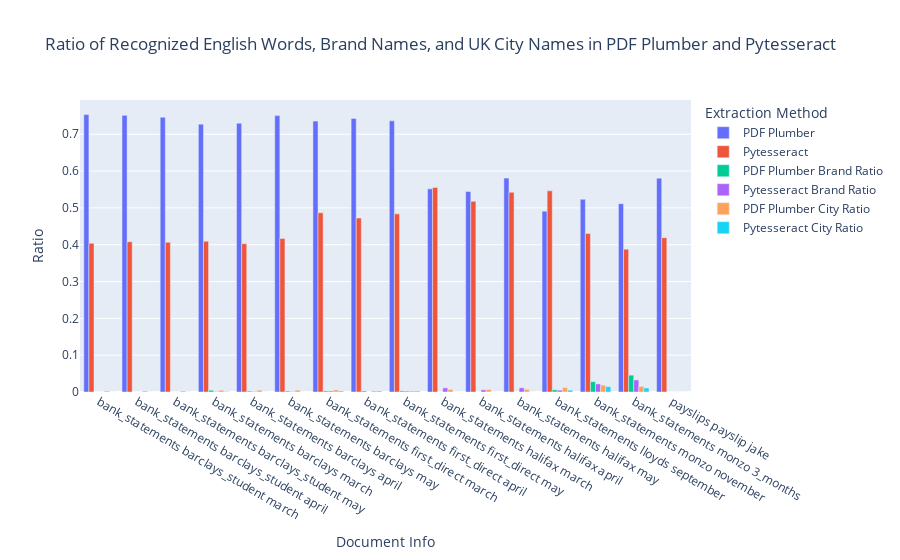

Notebook source saved alongside this figure:
### Code cell
import json

import numpy as np
import plotly.express as px
import pandas as pd
from nltk.corpus import words
import re

# Ensure the words corpus is downloaded
import nltk
nltk.download('words')

# Create a set of English words for recognition
english_words = set(words.words())

# Define a set of known brand names
brand_names = {
    "tesco", "costa", "paddy", "sainsburys", "nike", "starbucks", "mcdonalds", "apple", "amazon", "google", "adidas"
}

# Define a set of known UK city names
uk_city_names = {
    "london", "manchester", "birmingham", "leeds", "glasgow", "sheffield", "bristol", "coventry", "nottingham", "cardiff",
    "edinburgh", "liverpool", "newcastle", "southampton", "brighton", "derby", "oxford", "cambridge", "plymouth", "stoke"
}

config = {
    "bank_statements": {
        "barclays_student": {
            "identifiers": ["march", "april", "may"],
            "extraction_method": "pdf_plumber"
        },
        "barclays": {
            "identifiers": ["march", "april", "may"],
            "extraction_method": "pdf_plumber"
        },
        "first_direct": {
            "identifiers": ["march", "april", "may"],
            "extraction_method": "pdf_plumber"
        },
        "halifax": {
            "identifiers": ["march", "april", "may"],
            "extraction_method": "pytesseract"
        },
        "lloyds": {
            "identifiers": ["september"],
            "extraction_method": "pytesseract"
        },
        "monzo": {
            "identifiers": ["november", "3_months"],
            "extraction_method": "pdf_plumber"
        },
    },
    "payslips": {
        "payslip": {
            "identifiers": ["jake"],
            "extraction_method": "pdf_plumber"
        },
    },
}

results = []

# Loop through each document type and its templates and identifiers
for document_type, templates_and_identifiers in config.items():
    for template_name, identifiers in templates_and_identifiers.items():
        for identifier in identifiers["identifiers"]:
            # Load the response.json file
            file_path = f"text_extraction/{document_type}/{template_name}/{template_name}_{identifier}/response.json"
            with open(file_path, "r") as file:
                data = json.load(file)

            # Split the text data into words and remove non-word characters, ensuring all characters are alphabetic
            pytesseract_words = set(re.sub(r'\W+', '', word).lower() for text in data["pytesseract"] for word in text.split() if word.isalpha())
            pdf_plumber_words = set(re.sub(r'\W+', '', word).lower() for text in data["pdf_plumber"] for word in text.split() if word.isalpha())

            # Calculate the number of recognized English words in pdf_plumber
            recognized_pdf_plumber_words = pdf_plumber_words.intersection(english_words)
            pdf_plumber_recognized_count = len(recognized_pdf_plumber_words)

            # Calculate the number of recognized English words in pytesseract
            recognized_pytesseract_words = pytesseract_words.intersection(english_words)
            pytesseract_recognized_count = len(recognized_pytesseract_words)

            # Calculate the number of recognized brand names in pdf_plumber
            recognized_pdf_plumber_brands = pdf_plumber_words.intersection(brand_names)
            pdf_plumber_brand_count = len(recognized_pdf_plumber_brands)

            # Calculate the number of recognized brand names in pytesseract
            recognized_pytesseract_brands = pytesseract_words.intersection(brand_names)
            pytesseract_brand_count = len(recognized_pytesseract_brands)

            # Calculate the number of recognized UK city names in pdf_plumber
            recognized_pdf_plumber_cities = pdf_plumber_words.intersection(uk_city_names)
            pdf_plumber_city_count = len(recognized_pdf_plumber_cities)

            # Calculate the number of recognized UK city names in pytesseract
            recognized_pytesseract_cities = pytesseract_words.intersection(uk_city_names)
            pytesseract_city_count = len(recognized_pytesseract_cities)

            words_data = {
                "pdf_plumber_words": list(pdf_plumber_words),
                "pytesseract_words": list(pytesseract_words),
                "pdf_plumber_recognized_count": pdf_plumber_recognized_count,
                "pytesseract_recognized_count": pytesseract_recognized_count,
                "pdf_plumber_brand_count": pdf_plumber_brand_count,
                "pytesseract_brand_count": pytesseract_brand_count,
                "pdf_plumber_city_count": pdf_plumber_city_count,
                "pytesseract_city_count": pytesseract_city_count,
            }

            words_file_path = f"text_extraction/{document_type}/{template_name}/{template_name}_{identifier}/words.json"
            with open(words_file_path, "w") as words_file:
                json.dump(words_data, words_file, indent=4)

            # Calculate the ratio of recognized words to total words for comparison
            pdf_plumber_ratio = pdf_plumber_recognized_count / len(pdf_plumber_words) if pdf_plumber_words else 0
            pytesseract_ratio = pytesseract_recognized_count / len(pytesseract_words) if pytesseract_words else 0

            # Calculate the ratio of recognized brand names to total words for comparison
            pdf_plumber_brand_ratio = pdf_plumber_brand_count / len(pdf_plumber_words) if pdf_plumber_words else 0
            pytesseract_brand_ratio = pytesseract_brand_count / len(pytesseract_words) if pytesseract_words else 0

            # Calculate the ratio of recognized city names to total words for comparison
            pdf_plumber_city_ratio = pdf_plumber_city_count / len(pdf_plumber_words) if pdf_plumber_words else 0
            pytesseract_city_ratio = pytesseract_city_count / len(pytesseract_words) if pytesseract_words else 0

            results.append([pdf_plumber_ratio, pytesseract_ratio, pdf_plumber_brand_ratio, pytesseract_brand_ratio, pdf_plumber_city_ratio, pytesseract_city_ratio, f"{document_type} {template_name} {identifier}"])

# Create a DataFrame for Plotly
results_df = pd.DataFrame(results, columns=['PDF Plumber', 'Pytesseract', 'PDF Plumber Brand Ratio', 'Pytesseract Brand Ratio', 'PDF Plumber City Ratio', 'Pytesseract City Ratio', 'Document Info'])

# Create a Plotly bar chart
fig = px.bar(results_df, 
             x='Document Info', 
             y=['PDF Plumber', 'Pytesseract', 'PDF Plumber Brand Ratio', 'Pytesseract Brand Ratio', 'PDF Plumber City Ratio', 'Pytesseract City Ratio'], 
             title='Ratio of Recognized English Words, Brand Names, and UK City Names in PDF Plumber and Pytesseract',
             labels={'value': 'Ratio', 'variable': 'Extraction Method'},
             barmode='group')

fig.show()

### Figure 1 — Plotly figure (JSON) as saved in the notebook; plotly's stock layout.template omitted (floating-point values rounded to 4 significant figures)
{"data": [{"alignmentgroup": "True", "hovertemplate": "Extraction Method=PDF Plumber<br>Document Info=%{x}<br>Ratio=%{y}<extra></extra>", "legendgroup": "PDF Plumber", "marker": {"color": "#636efa", "pattern": {"shape": ""}}, "name": "PDF Plumber", "offsetgroup": "PDF Plumber", "orientation": "v", "showlegend": true, "textposition": "auto", "type": "bar", "x": ["bank_statements barclays_student march", "bank_statements barclays_student april", "bank_statements barclays_student may", "bank_statements barclays march", "bank_statements barclays april", "bank_statements barclays may", "bank_statements first_direct march", "bank_statements first_direct april", "bank_statements first_direct may", "bank_statements halifax march", "bank_statements halifax april", "bank_statements halifax may", "bank_statements lloyds september", "bank_statements monzo november", "bank_statements monzo 3_months", "payslips payslip jake"], "xaxis": "x", "y": [0.7534, 0.7513, 0.746, 0.7275, 0.7302, 0.7506, 0.7358, 0.7429, 0.7364, 0.5517, 0.5448, 0.5809, 0.4911, 0.5234, 0.5115, 0.5806], "yaxis": "y"}, {"alignmentgroup": "True", "hovertemplate": "Extraction Method=Pytesseract<br>Document Info=%{x}<br>Ratio=%{y}<extra></extra>", "legendgroup": "Pytesseract", "marker": {"color": "#EF553B", "pattern": {"shape": ""}}, "name": "Pytesseract", "offsetgroup": "Pytesseract", "orientation": "v", "showlegend": true, "textposition": "auto", "type": "bar", "x": ["bank_statements barclays_student march", "bank_statements barclays_student april", "bank_statements barclays_student may", "bank_statements barclays march", "bank_statements barclays april", "bank_statements barclays may", "bank_statements first_direct march", "bank_statements first_direct april", "bank_statements first_direct may", "bank_statements halifax march", "bank_statements halifax april", "bank_statements halifax may", "bank_statements lloyds september", "bank_statements monzo november", "bank_statements monzo 3_months", "payslips payslip jake"], "xaxis": "x", "y": [0.4039, 0.4081, 0.4067, 0.4097, 0.4027, 0.4168, 0.4866, 0.4723, 0.4838, 0.5556, 0.5179, 0.5424, 0.5463, 0.4307, 0.388, 0.4192], "yaxis": "y"}, {"alignmentgroup": "True", "hovertemplate": "Extraction Method=PDF Plumber Brand Ratio<br>Document Info=%{x}<br>Ratio=%{y}<extra></extra>", "legendgroup": "PDF Plumber Brand Ratio", "marker": {"color": "#00cc96", "pattern": {"shape": ""}}, "name": "PDF Plumber Brand Ratio", "offsetgroup": "PDF Plumber Brand Ratio", "orientation": "v", "showlegend": true, "textposition": "auto", "type": "bar", "x": ["bank_statements barclays_student march", "bank_statements barclays_student april", "bank_statements barclays_student may", "bank_statements barclays march", "bank_statements barclays april", "bank_statements barclays may", "bank_statements first_direct march", "bank_statements first_direct april", "bank_statements first_direct may", "bank_statements halifax march", "bank_statements halifax april", "bank_statements halifax may", "bank_statements lloyds september", "bank_statements monzo november", "bank_statements monzo 3_months", "payslips payslip jake"], "xaxis": "x", "y": [0, 0, 0, 0.004739, 0.002475, 0.002571, 0.002841, 0.002857, 0.002865, 0, 0, 0, 0.005917, 0.02804, 0.0458, 0], "yaxis": "y"}, {"alignmentgroup": "True", "hovertemplate": "Extraction Method=Pytesseract Brand Ratio<br>Document Info=%{x}<br>Ratio=%{y}<extra></extra>", "legendgroup": "Pytesseract Brand Ratio", "marker": {"color": "#ab63fa", "pattern": {"shape": ""}}, "name": "Pytesseract Brand Ratio", "offsetgroup": "Pytesseract Brand Ratio", "orientation": "v", "showlegend": true, "textposition": "auto", "type": "bar", "x": ["bank_statements barclays_student march", "bank_statements barclays_student april", "bank_statements barclays_student may", "bank_statements barclays march", "bank_statements barclays april", "bank_statements barclays may", "bank_statements first_direct march", "bank_statements first_direct april", "bank_statements first_direct may", "bank_statements halifax march", "bank_statements halifax april", "bank_statements halifax may", "bank_statements lloyds september", "bank_statements monzo november", "bank_statements monzo 3_months", "payslips payslip jake"], "xaxis": "x", "y": [0, 0, 0, 0.001009, 0.001046, 0.001074, 0.002674, 0, 0.002494, 0.01111, 0.005952, 0.0113, 0.004878, 0.0219, 0.03279, 0], "yaxis": "y"}, {"alignmentgroup": "True", "hovertemplate": "Extraction Method=PDF Plumber City Ratio<br>Document Info=%{x}<br>Ratio=%{y}<extra></extra>", "legendgroup": "PDF Plumber City Ratio", "marker": {"color": "#FFA15A", "pattern": {"shape": ""}}, "name": "PDF Plumber City Ratio", "offsetgroup": "PDF Plumber City Ratio", "orientation": "v", "showlegend": true, "textposition": "auto", "type": "bar", "x": ["bank_statements barclays_student march", "bank_statements barclays_student april", "bank_statements barclays_student may", "bank_statements barclays march", "bank_statements barclays april", "bank_statements barclays may", "bank_statements first_direct march", "bank_statements first_direct april", "bank_statements first_direct may", "bank_statements halifax march", "bank_statements halifax april", "bank_statements halifax may", "bank_statements lloyds september", "bank_statements monzo november", "bank_statements monzo 3_months", "payslips payslip jake"], "xaxis": "x", "y": [0.00271, 0.002674, 0.002646, 0.004739, 0.00495, 0.005141, 0.005682, 0.002857, 0.002865, 0.006897, 0.006897, 0.007353, 0.01183, 0.01869, 0.01527, 0], "yaxis": "y"}, {"alignmentgroup": "True", "hovertemplate": "Extraction Method=Pytesseract City Ratio<br>Document Info=%{x}<br>Ratio=%{y}<extra></extra>", "legendgroup": "Pytesseract City Ratio", "marker": {"color": "#19d3f3", "pattern": {"shape": ""}}, "name": "Pytesseract City Ratio", "offsetgroup": "Pytesseract City Ratio", "orientation": "v", "showlegend": true, "textposition": "auto", "type": "bar", "x": ["bank_statements barclays_student march", "bank_statements barclays_student april", "bank_statements barclays_student may", "bank_statements barclays march", "bank_statements barclays april", "bank_statements barclays may", "bank_statements first_direct march", "bank_statements first_direct april", "bank_statements first_direct may", "bank_statements halifax march", "bank_statements halifax april", "bank_statements halifax may", "bank_statements lloyds september", "bank_statements monzo november", "bank_statements monzo 3_months", "payslips payslip jake"], "xaxis": "x", "y": [0, 0, 0, 0.001009, 0, 0, 0.002674, 0.002639, 0.002494, 0, 0, 0, 0.004878, 0.0146, 0.01093, 0], "yaxis": "y"}], "layout": {"barmode": "group", "legend": {"title": {"text": "Extraction Method"}, "tracegroupgap": 0}, "title": {"text": "Ratio of Recognized English Words, Brand Names, and UK City Names in PDF Plumber and Pytesseract"}, "xaxis": {"anchor": "y", "domain": [0, 1], "title": {"text": "Document Info"}}, "yaxis": {"anchor": "x", "domain": [0, 1], "title": {"text": "Ratio"}}}}
